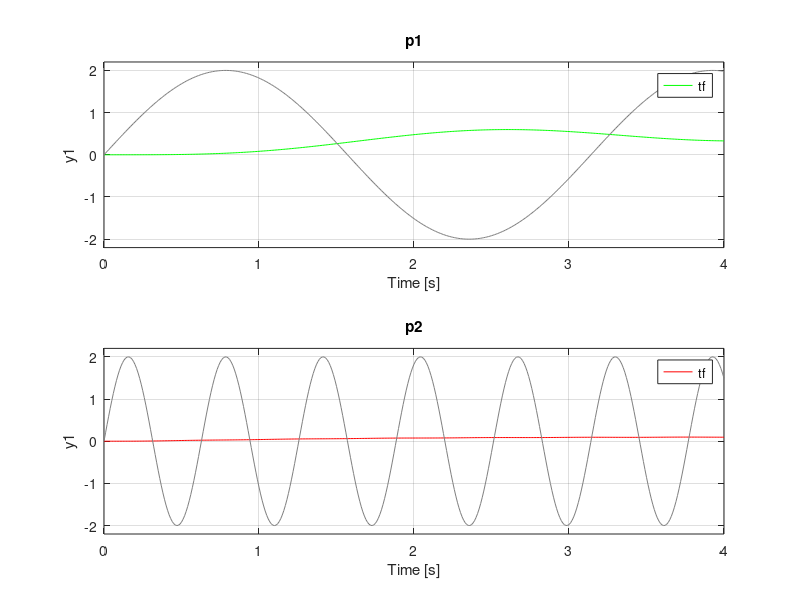

Recreate this plot in MATLAB.
clc;
clear all;
close all;
s = tf('s');
tf=zpk([],[0 -1 -2],[1]);
t = 0:0.01:4;
u1 = 2*sin(2*t);
u2 = 2*sin(10*t);
subplot(2,1,1);
lsim(tf,u1,t,'g');
title('p1');
subplot(2,1,2);
lsim(tf,u2,t,'r');
title('p2');
